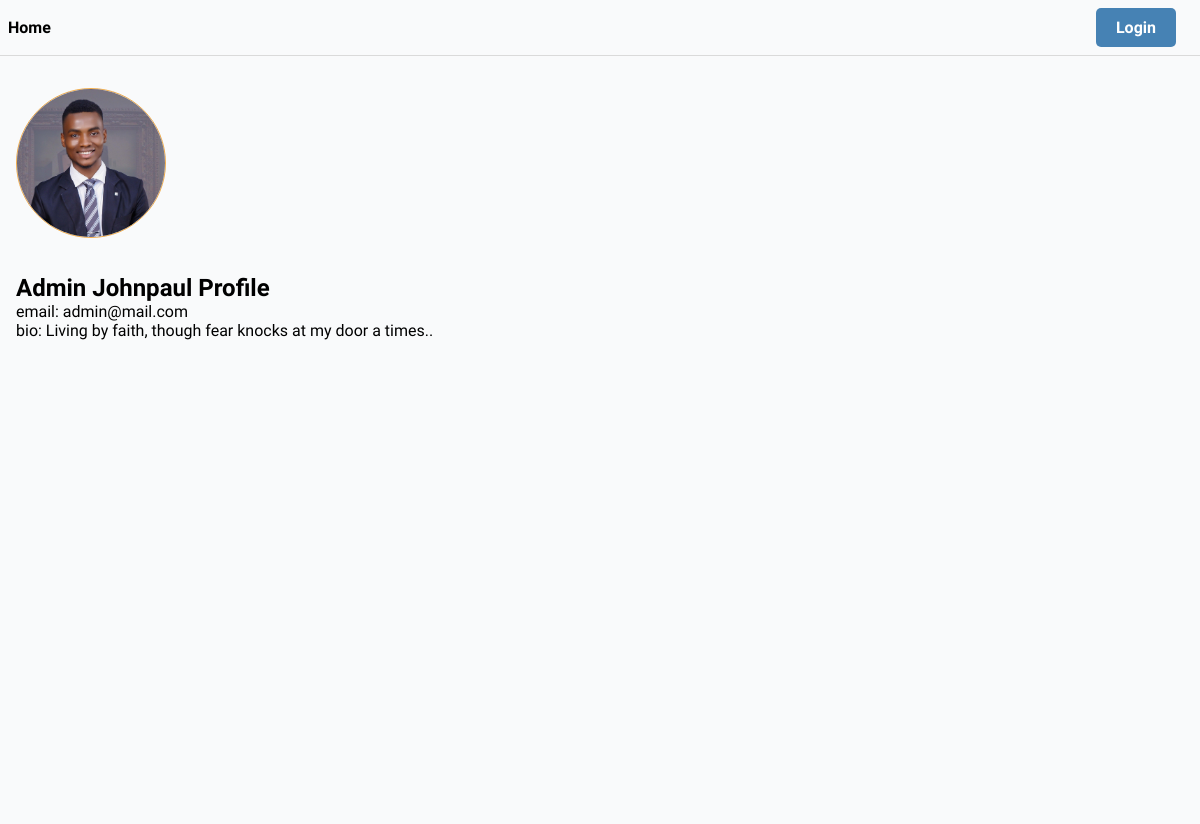
Page /user/profile/5c9628c8-e6e0-4147-8cbe-2223195d0d7d/ on the committed database.
### users/models.py (models this page shows, shortened)
class User(AbstractUser):
    username = models.CharField(max_length=100, null=True, blank=True)
    name = models.CharField(max_length=100)
    email = models.EmailField(unique=True)
    bio = models.TextField(null= True, blank=True)
    hackthon_participant = models.BooleanField(default=True, null=False)
    avatar = ResizedImageField(size = [300, 300] ,default = 'avatars/profile.jpeg', upload_to = "avatars/")
    id = models.UUIDField(primary_key=True, editable=False, unique=True, default=uuid.uuid4)
    USERNAME_FIELD = 'email' #makes username exempted
    REQUIRED_FIELDS = ['username']    #a must use when you use USERNAME_FIELD

### users/views.py (the view)
# urls.py: path('profile/<pk>/', User_Profile.as_view(), name='user-profile'),
class User_Profile(View):
    def get(self, request, pk):
        user = User.objects.filter(id = pk).first()
        context = {
            'user':user
        }
        return render(request, 'users/user_profile.html', context)

### templates/users/user_profile.html (shortened to what this page needs)
{% extends 'base.html' %}
{% block content %}
<div class="section">
    <img src="{{user.avatar.url}}" alt="" class="avatar-lg">
</div>
<h2>{{user.name}} Profile</h2>
<p>email: {{user.email}}</p>
<p>bio: {{user.bio}}</p>
{% endblock content %}

### static/css/main.css (style rules this page uses)
* { padding: 0; margin: 0; box-sizing: border-box; font-family: 'Readex Pro'; background-color: rgb(249, 250, 251); }
body { width: 100%; }
.avatar-lg { width: 150px; height: 150px; object-fit: cover; border-radius: 50%; border: #f0ad4e 1px solid; }
.section { margin: 2em 0; }

### rows in the picture
User: avatar (picture), name "Admin Johnpaul", email "admin@mail.com", bio "Living by faith, though fear knocks at my door a times.."
